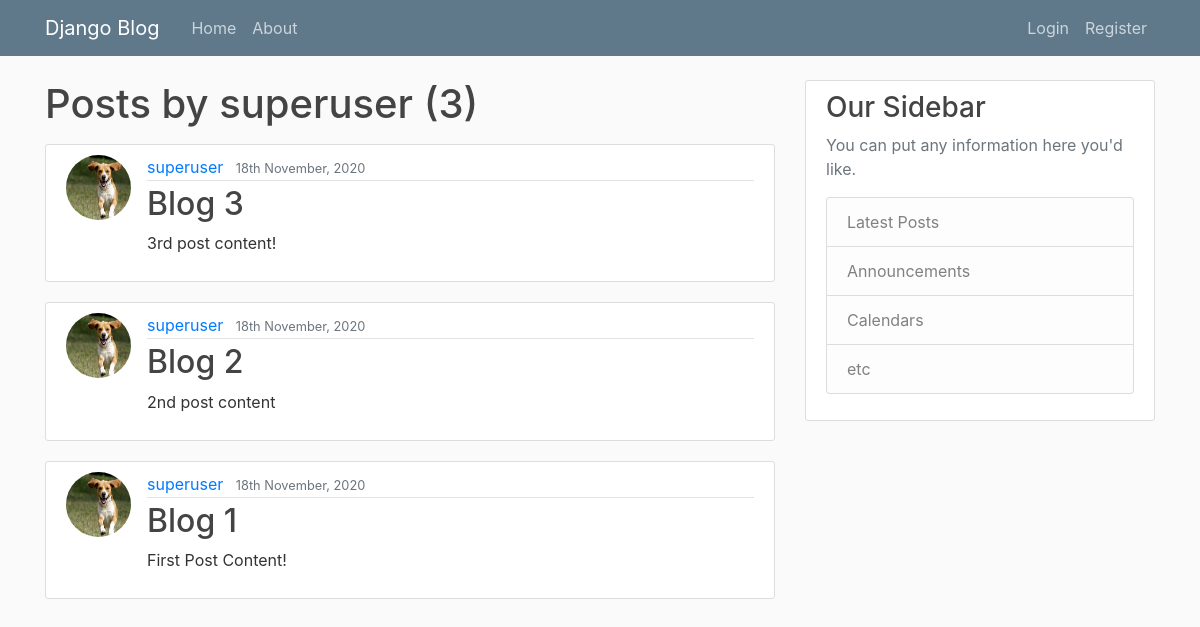
/user/superuser, run on an earlier commit of the app's database.
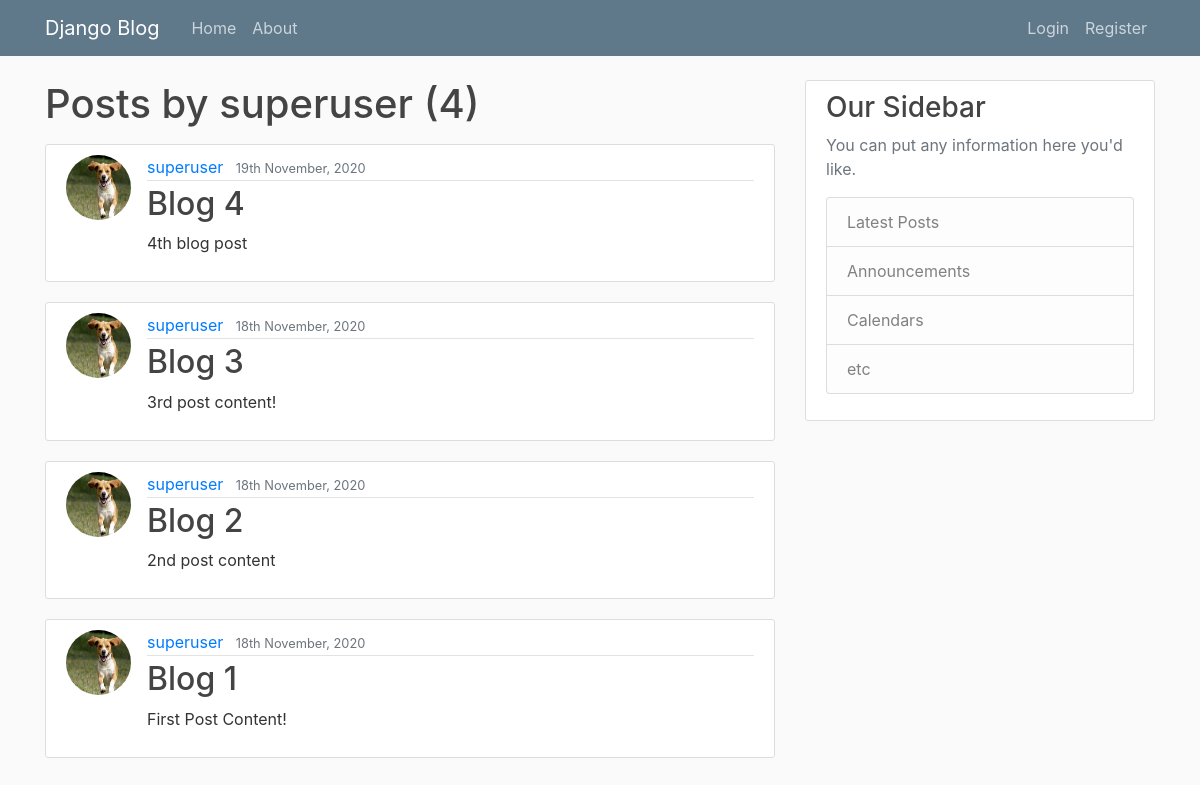
And on a later commit of the database.
### blog/models.py (models this page shows, shortened)
class post(models.Model):
    title = models.CharField(max_length=100)
    content = models.TextField()
    date_posted = models.DateTimeField(default=timezone.now)
    author = models.ForeignKey(User, on_delete=models.CASCADE)

### users/models.py (models this page shows, shortened)
class Profile(models.Model):
    user = models.OneToOneField(User, on_delete=models.CASCADE)
    image = models.ImageField(default='default.jpg', upload_to='profile_pics')

### blog/views.py (the view)
# urls.py: path('user/<str:username>', UserPostListView.as_view(), name='user-posts'),
class UserPostListView(ListView):
    model = post
    template_name = 'blog/user_posts.html' # <app>/<model>_<viewtype>.html
    context_object_name = 'posts'
    ordering = ['-date_posted']
    paginate_by = 5
    def get_queryset(self):
        user = get_object_or_404(User, username=self.kwargs.get('username'))
        return post.objects.filter(author=user).order_by('-date_posted')

### blog/templates/blog/user_posts.html (shortened to what this page needs)
{% extends 'blog/base.html' %}
{% block content %}
    <h1 class="mb-3">Posts by {{ view.kwargs.username }} ({{ page_obj.paginator.count }})</h1>
    {% for post in posts %}
    <article class="media content-section">
      <img class="rounded-circle article-img" src="{{ post.author.profile.image.url }}">
        <div class="media-body">
          <div class="article-metadata">
            <a class="mr-2" href="{% url 'user-posts' post.author.username %}">{{ post.author }}</a>
            <small class="text-muted">{{ post.date_posted|date:"dS F, Y" }}</small>
          </div>
          <h2><a class="article-title" href="{% url 'post-detail' post.id %}">{{ post.title }}</a></h2>
          <p class="article-content">{{ post.content }}</p>
        </div>
      </article>
    {% endfor %}
{% endblock content %}

### blog/templates/blog/base.html (shortened to what this page needs)
{% load static %}
<!DOCTYPE html>
<html>
    <head>
    <link rel="stylesheet" href="https://cdn.jsdelivr.net/npm/bootstrap@4.5.3/dist/css/bootstrap.min.css">
    <link rel="stylesheet", type="text/css", href="{% static 'blog/main.css' %}">
    </head>
    <body>
        <header class="site-header">
            <nav class="navbar navbar-expand-md navbar-dark bg-steel fixed-top">
              <div class="container">
                <a class="navbar-brand mr-4" href="{% url 'blog-home' %}">Django Blog</a>
                <div class="collapse navbar-collapse" id="navbarToggle">
                  <div class="navbar-nav mr-auto">
                    <a class="nav-item nav-link" href="{% url 'blog-home' %}">Home</a>
                    <a class="nav-item nav-link" href="{% url 'blog-about' %}">About</a>
                  </div>
                  <div class="navbar-nav">
                    {% if user.is_authenticated %}
                      <a class="nav-item nav-link" href="{% url 'post-create' %}">New Post</a>
                      <a class="nav-item nav-link" href="{% url 'profile' %}">Profile</a>
                      <a class="nav-item nav-link" href="{% url 'logout' %}">Logout</a>
                    {% else %}
                      <a class="nav-item nav-link" href="{% url 'login' %}">Login</a>
                      <a class="nav-item nav-link" href="{% url 'register' %}">Register</a>
                    {% endif %}
                  </div>
                </div>
              </div>
            </nav>
          </header>
          <main role="main" class="container">
            <div class="row">
              <div class="col-md-8">
                {% block content %}{% endblock %}
              </div>
              <div class="col-md-4">
                <div class="content-section">
                  <h3>Our Sidebar</h3>
                  <p class='text-muted'>You can put any information here you'd like.
                    <ul class="list-group">
                      <li class="list-group-item list-group-item-light">Latest Posts</li>
                      <li class="list-group-item list-group-item-light">Announcements</li>
                      <li class="list-group-item list-group-item-light">Calendars</li>
                      <li class="list-group-item list-group-item-light">etc</li>
                    </ul>
                  </p>
                </div>
              </div>
            </div>
          </main>
    </body>
</html>

### blog/static/blog/main.css (style rules this page uses)
body { background: #fafafa; color: #333333; margin-top: 5rem; }
h1, h2, h3, h4, h5, h6 { color: #444444; }
ul { margin: 0; }
.bg-steel { background-color: #5f788a; }
.site-header .navbar-nav .nav-link { color: #cbd5db; }
.content-section { background: #ffffff; padding: 10px 20px; border: 1px solid #dddddd; border-radius: 3px; margin-bottom: 20px; }
.article-title { color: #444444; }
.article-content { white-space: pre-line; }
.article-img { height: 65px; width: 65px; margin-right: 16px; }
.article-metadata { padding-bottom: 1px; margin-bottom: 4px; border-bottom: 1px solid #e3e3e3 }

What changed in the data, as far as the page shows it:
added post: author.profile.image (picture), author "superuser", date_posted "19th November, 2020", title "Blog 4", content "4th blog post"
Also different on the page:
{{ page_obj.paginator.count }}: "3" → "4"
